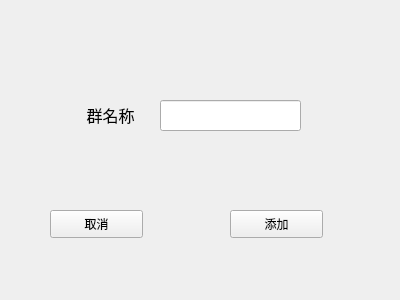
<?xml version="1.0" encoding="UTF-8"?>
<ui version="4.0">
 <class>AddGroup</class>
 <widget class="QWidget" name="AddGroup">
  <property name="geometry">
   <rect>
    <x>0</x>
    <y>0</y>
    <width>400</width>
    <height>300</height>
   </rect>
  </property>
  <property name="windowTitle">
   <string>Form</string>
  </property>
  <widget class="QLabel" name="label">
   <property name="geometry">
    <rect>
     <x>70</x>
     <y>100</y>
     <width>81</width>
     <height>31</height>
    </rect>
   </property>
   <property name="text">
    <string>&lt;html&gt;&lt;head/&gt;&lt;body&gt;&lt;p align=&quot;center&quot;&gt;&lt;span style=&quot; font-size:12pt;&quot;&gt;群名称&lt;/span&gt;&lt;/p&gt;&lt;/body&gt;&lt;/html&gt;</string>
   </property>
  </widget>
  <widget class="QLineEdit" name="lineEdit">
   <property name="geometry">
    <rect>
     <x>160</x>
     <y>100</y>
     <width>141</width>
     <height>31</height>
    </rect>
   </property>
  </widget>
  <widget class="QPushButton" name="cancelButton">
   <property name="geometry">
    <rect>
     <x>50</x>
     <y>210</y>
     <width>93</width>
     <height>28</height>
    </rect>
   </property>
   <property name="text">
    <string>取消</string>
   </property>
  </widget>
  <widget class="QPushButton" name="addButton">
   <property name="geometry">
    <rect>
     <x>230</x>
     <y>210</y>
     <width>93</width>
     <height>28</height>
    </rect>
   </property>
   <property name="text">
    <string>添加</string>
   </property>
  </widget>
 </widget>
 <resources/>
 <connections/>
</ui>
